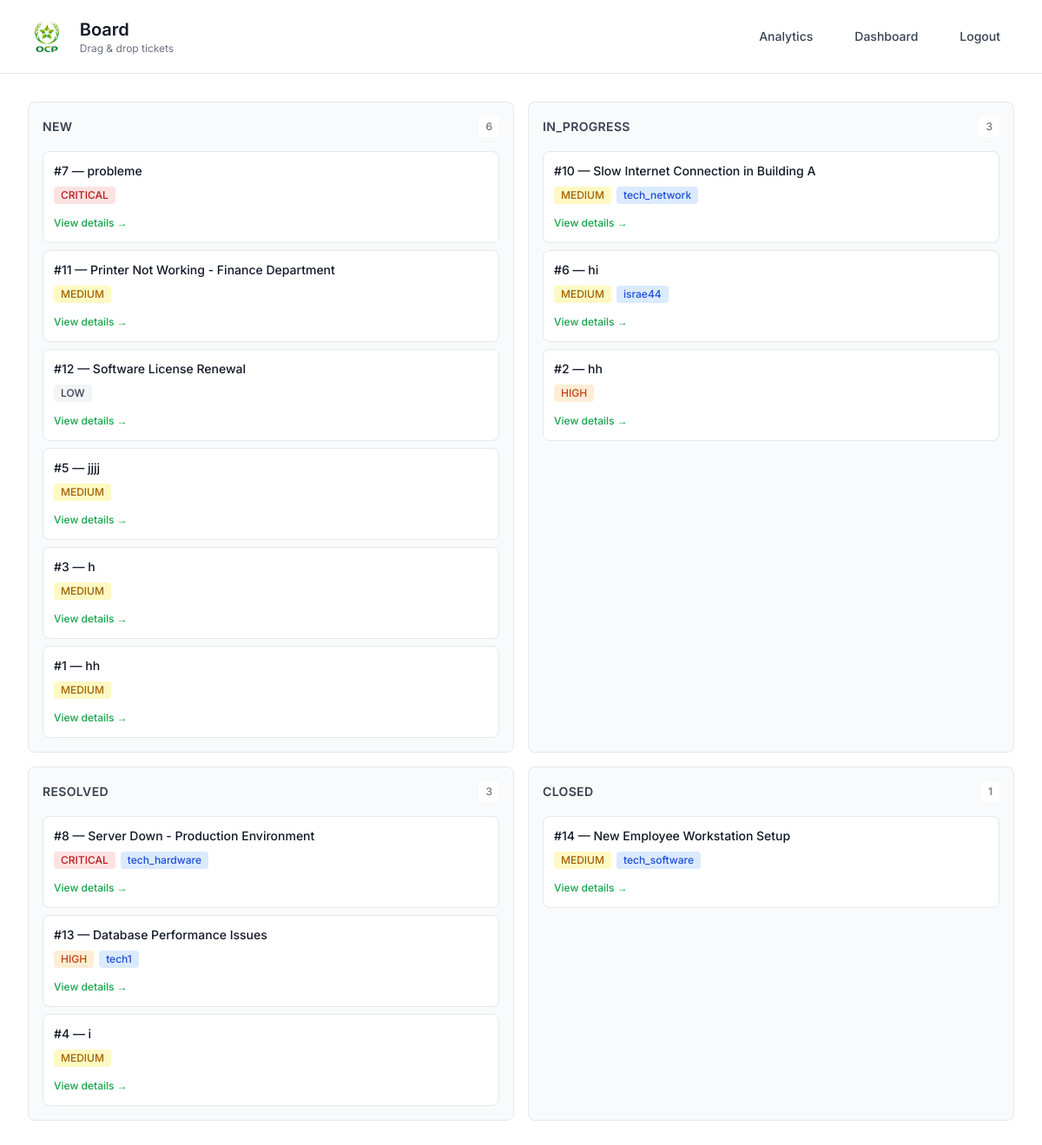
The page /board/ (signed in) on the database its author committed.
### tickets/models.py (models this page shows, shortened)
class Ticket(models.Model):
    STATUS_CHOICES = (
        ("NEW", "New"),
        ("IN_PROGRESS", "In Progress"),
        ("RESOLVED", "Resolved"),
        ("CLOSED", "Closed"),
    )
    URGENCY_CHOICES = (
        ("LOW", "Low"),
        ("MEDIUM", "Medium"),
        ("HIGH", "High"),
        ("CRITICAL", "Critical"),
    )
    CATEGORY_CHOICES = (
        ("HARDWARE", "Hardware"),
        ("SOFTWARE", "Software"),
        ("NETWORK", "Network"),
        ("ACCESS", "Access & Permissions"),
        ("EMAIL", "Email"),
        ("OTHER", "Other"),
    )
    title = models.CharField(max_length=150)
    description = models.TextField()
    category = models.CharField(
        max_length=30, choices=CATEGORY_CHOICES, default="OTHER")
    status = models.CharField(
        max_length=20, choices=STATUS_CHOICES, default="NEW")
    urgency = models.CharField(
        max_length=20, choices=URGENCY_CHOICES, default="MEDIUM")
    created_by = models.ForeignKey(
        settings.AUTH_USER_MODEL,
        on_delete=models.CASCADE,
        related_name="tickets_created"
    )
    assigned_to = models.ForeignKey(
        settings.AUTH_USER_MODEL,
        on_delete=models.SET_NULL,
        null=True,
        blank=True,
        related_name="tickets_assigned"
    )
    created_at = models.DateTimeField(auto_now_add=True)
    updated_at = models.DateTimeField(auto_now=True)
    resolved_at = models.DateTimeField(null=True, blank=True)
    closed_at = models.DateTimeField(null=True, blank=True)
    sla_response_time = models.IntegerField(
        null=True, blank=True)  # Time until first response
    sla_resolution_time = models.IntegerField(
        null=True, blank=True)  # Time until resolved

### users/models.py (models this page shows, shortened)
class User(AbstractUser):
    ROLE_CHOICES = (
        ("user", "Utilisateur"),
        ("technician", "Technicien"),
        ("admin", "Administrateur"),
    )
    role = models.CharField(max_length=20, choices=ROLE_CHOICES, default="user")
    speciality = models.CharField(max_length=80, blank=True, null=True)

### tickets/views.py (the view)
# urls.py: path("board/", views.board, name="board"),
@login_required
def board(request):
    u = request.user
    tickets = Ticket.objects.all()
    if u.role == "technician":
        tickets = tickets.filter(assigned_to=u)
    elif u.role == "user":
        tickets = tickets.filter(created_by=u)
    cols = {
        "NEW": tickets.filter(status="NEW").order_by("-created_at"),
        "IN_PROGRESS": tickets.filter(status="IN_PROGRESS").order_by("-created_at"),
        "RESOLVED": tickets.filter(status="RESOLVED").order_by("-created_at"),
        "CLOSED": tickets.filter(status="CLOSED").order_by("-created_at"),
    }
    return render(request, "tickets/board.html", {"cols": cols})

### templates/tickets/board.html (shortened to what this page needs)
{% load static %}
<!doctype html>
<html lang="en">
<head>
  <script src="https://cdn.tailwindcss.com"></script>
</head>
<body class="min-h-screen bg-white">
  <header class="bg-white border-b border-gray-200">
    <div class="max-w-7xl mx-auto px-8 py-5">
      <div class="flex items-center justify-between">
        <div class="flex items-center gap-4">
          <img src="{% static 'images/image-1.png' %}" alt="TicketFlow" class="h-10 w-auto" />
          <div>
            <h1 class="text-xl font-semibold text-gray-900">Board</h1>
            <p class="text-xs text-gray-500">Drag & drop tickets</p>
          </div>
        </div>
        <div class="flex items-center gap-4">
          <a href="{% url 'analytics' %}" class="px-4 py-2 text-sm font-medium text-gray-700 hover:text-gray-900 transition-colors">Analytics</a>
          <a href="{% url 'dashboard' %}" class="px-4 py-2 text-sm font-medium text-gray-700 hover:text-gray-900 transition-colors">Dashboard</a>
          <a href="{% url 'logout' %}" class="px-4 py-2 text-sm font-medium text-gray-700 hover:text-gray-900 transition-colors">Logout</a>
        </div>
      </div>
    </div>
  </header>
  <main class="max-w-7xl mx-auto px-8 py-8">
    <div class="grid grid-cols-1 md:grid-cols-2 xl:grid-cols-4 gap-4">
      {% for key, items in cols.items %}
      <section class="bg-gray-50 border border-gray-200 rounded-lg p-4"
               data-col="{{ key }}"
               ondragover="event.preventDefault()"
               ondrop="onDrop(event, '{{ key }}')">
        <div class="flex items-center justify-between mb-4">
          <h2 class="text-sm font-semibold text-gray-700 uppercase tracking-wide">{{ key }}</h2>
          <span class="text-xs text-gray-500 bg-white px-2 py-1 rounded font-medium">{{ items|length }}</span>
        </div>
        <div class="space-y-2 min-h-[60px]">
          {% for t in items %}
            <div class="card-drag bg-white border border-gray-200 rounded-lg p-3 cursor-grab"
                 draggable="true"
                 ondragstart="onDragStart(event, '{{ t.id }}')">
              <div class="text-sm font-medium text-gray-900 mb-2">#{{ t.id }} — {{ t.title }}</div>
              <div class="flex flex-wrap gap-1.5 text-xs mb-2">
                <span class="px-2 py-0.5 rounded {% if t.urgency == 'CRITICAL' %}bg-red-100 text-red-700{% elif t.urgency == 'HIGH' %}bg-orange-100 text-orange-700{% elif t.urgency == 'MEDIUM' %}bg-yellow-100 text-yellow-700{% else %}bg-gray-100 text-gray-700{% endif %} font-medium">
                  {{ t.urgency }}
                </span>
                {% if t.assigned_to %}
                  <span class="px-2 py-0.5 rounded bg-blue-100 text-blue-700 font-medium">{{ t.assigned_to.username  }}</span>
                {% endif %}
              </div>
              <a class="text-xs text-green-600 hover:text-green-700 font-medium"
                 href="{% url 'ticket_detail' t.id %}">
                View details →
              </a>
            </div>
          {% empty %}
            <div class="text-xs text-gray-400 text-center py-8 border border-dashed border-gray-300 rounded-lg">Empty</div>
          {% endfor %}
        </div>
      </section>
      {% endfor %}
    </div>
  </main>
</body>
</html>

### templates/tickets/board.html (style rules this page uses)
* { font-family: 'Inter', sans-serif; }
.card-drag { transition: transform 0.2s, box-shadow 0.2s; }

### rows shown on the page
Ticket: id "7", title "probleme", urgency "CRITICAL"
Ticket: id "11", title "Printer Not Working - Finance Department", urgency "MEDIUM"
Ticket: id "12", title "Software License Renewal", urgency "LOW"
Ticket: id "5", title "jjjj", urgency "MEDIUM"
Ticket: id "3", title "h", urgency "MEDIUM"
Ticket: id "1", title "hh", urgency "MEDIUM"
Ticket: id "10", title "Slow Internet Connection in Building A", urgency "MEDIUM", assigned_to.username "tech_network"
Ticket: id "6", title "hi", urgency "MEDIUM", assigned_to.username "israe44"
Ticket: id "2", title "hh", urgency "HIGH"
Ticket: id "8", title "Server Down - Production Environment", urgency "CRITICAL", assigned_to.username "tech_hardware"
Ticket: id "13", title "Database Performance Issues", urgency "HIGH", assigned_to.username "tech1"
Ticket: id "4", title "i", urgency "MEDIUM"
Ticket: id "14", title "New Employee Workstation Setup", urgency "MEDIUM", assigned_to.username "tech_software"

### other values the page prints
{{ key }} "NEW" "IN_PROGRESS" "RESOLVED" "CLOSED"
{{ items|length }} "6" "3" "3" "1"
